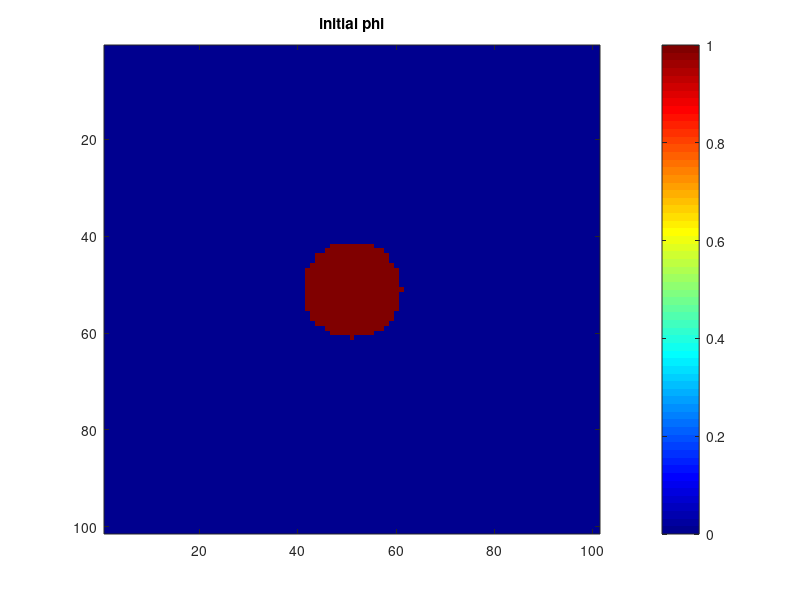

The MATLAB source for this figure: (Note: this script raises an error after producing the figure.)
clc
clear all
close all
format long

addpath('utils');

% dx2 = 0.075;
% dy2 = 0.075;
dx2 = 0.03;
dy2 = 0.03;
nx2 = 100;
ny2 = 100;
dV2 = dx2*dy2;

Cle = 0.394;
Cse = 0.5413;
k = Cse/Cle;
initConc = Cle + 0.50*(Cse-Cle);
% delta=0.5;
aniso= 6.0;
% abar = 0.45;
% epsilonb = 0.5;
% epsilonb = 0.01;
% epsilonb = 1;

delta = 0.02;
epsilonb = 0.01;
tau = 0.0003;

x2 = 0:dx2:nx2*dx2;
y2 = 0:dy2:ny2*dy2;
[X,Y] = meshgrid(x2,y2);
phi = zeros(size(X,1),size(X,2));
conc = initConc*ones(size(X,1),size(X,2));
for i = 1:nx2
    for j = 1:ny2
%         if(((X(j,i) - (nx2/2-5)*dx2)^2 + (Y(j,i) - (ny2/2-5)*dy2)^2)<(15*dx2)^2)
%             phi(j,i) = 1;
%         end
%         if(((X(j,i) - (nx2/2+12)*dx2)^2 + (Y(j,i) - (ny2/2+12)*dy2)^2)<(8*dx2)^2)
%             phi(j,i) = 1;
%         end
        if(((X(j,i) - (nx2/2)*dx2)^2 + (Y(j,i) - (ny2/2)*dy2)^2)<(10*dx2)^2)
            phi(j,i) = 1;
        end
    end
end

tempr = zeros(size(X,1),size(X,2));

figure(1);
imagesc(phi)
colormap jet
colorbar;
title('initial phi');

%% Look Up Table for interpolation of Cs and Cl
LUTnp = 1002;
LUTnc = 1002;
LUTdp = 1./(LUTnp-2);
LUTdc = 1./(LUTnp-2);
flag1 = 1;

if(flag1==0)
    pureCs = zeros(LUTnp, LUTnc);
    pureCl = zeros(LUTnp, LUTnc);
    
    for i1 = 1:LUTnp
        for  j1 = 1:LUTnc
            LUTp = (i1-1)*LUTdp;
            LUTc = (j1-1)*LUTdc;
            [pureCs(i1,j1),pureCl(i1,j1)] = commonTangentConc(LUTp, LUTc, LUTc, LUTc);
        end
    end
else
    load 'pureCs.mat';
    load 'pureCl.mat';
end

figure(2);
subplot(2,1,1);
imagesc(pureCs);

subplot(2,1,2);
imagesc(pureCl);

LUTp  = linspace(-LUTdp, 1+LUTdp, LUTnp);
LUTc  = linspace(-LUTdc, 1+LUTdc, LUTnc);
[LUX, LUY] = meshgrid(LUTc,LUTp);
%[cs, cl] = interpolateCsCl(pureCs,pureCl,LUX,LUY, phi, conc);

smoothpureCs = interp2(pureCs,LUX,LUY, 'spline');
smoothpureCl = interp2(pureCl,LUX,LUY, 'spline');

% figure(3);
% subplot(2,1,1);
% imagesc(smoothpureCs);
% colorbar;
% colormap jet
% title('smooth pure Cs');
% 
% subplot(2,1,2);
% imagesc(smoothpureCl);
% colorbar;
% colormap jet
% title('smooth pure Cl');

Cs = zeros(size(phi,1),size(phi,2));
Cl = zeros(size(phi,1),size(phi,2));
for i =1:size(phi,1)
    for j = 1:size(phi,2)
        [Cs(i,j),Cl(i,j)] = commonTangentConc(phi(i,j), conc(i,j), conc(i,j), conc(i,j));
    end
end
% 
% figure(4);
% subplot(2,1,1);
% imagesc(Cs)
% colorbar;
% colormap jet
% title('initial Cs');
% 
% subplot(2,1,2);
% imagesc(Cl)
% colormap jet
% colorbar
% title('initial Cl');

%% Now start the solver for phase field
dtime = 1e-4;
nstep = 5000;
epsSq = 1.25;
halfWidth =5.0;

for istep = 1:nstep

    istep

    phiold = phi;
    concold = conc;
    Csold = Cs;
    Clold = Cl;
    
    temprold = tempr;

    alpha = 0.9;
    pi = 3.1415926;
    teq = 1;
    gamma = 10;
    % E - Energy
    m = alpha/pi * atan(gamma*(teq-temprold)); 

    %-- calculate angle:
    [phidy, phidx] = gradient_mat_imf(phiold,dx2, dy2);
    atheta = atan2(phidy,phidx);
    xtheta = 0.02;
        
    epsilon = epsilonb*(1.0+delta*cos(aniso*(atheta-xtheta)));
    epsilon_deriv = -epsilonb*aniso*delta*sin(aniso.*(atheta-xtheta));
    
    %calculate first term in phi equation:
    dummyx = epsilon.*epsilon_deriv.*phidx;
    [term1,~] = gradient_mat_imf(dummyx,dx2,dy2);
    
    %calculate second term in phi equation:
    dummyy =-epsilon.*epsilon_deriv.*phidy;
    [~,term2] =gradient_mat_imf(dummyy,dx2,dy2);
    
    %Cll = zeros(size(Cl,1),1);
%     omegaVal = omega(dx2);
    omegaVal = omega(dx2,epsilon);
    fLCL = fL(Cl);
    fSCS = fS(Cs);
    dfLdC = dfLdc(Cl);

    Gprime = linearGPrime(phiold);
    Gdoubleprime = linearGdoublePrime(phiold);
    Hprimee = linearHPrime(phiold).*tempr;
	Hdoubleprimee = linearHdoublePrime(phiold).*tempr;

%     Gp = 2.*phiold-6.*phiold.^2+4.*phiold.^3;
%     Gpp = 2 - 12.*phiold + 12.*phiold.^2;
%     Hp = 30.*phiold.^2 - 60.*phiold.^3 + 30.*phiold.^4;
%     Hpp = 60.*phiold - 180.*phiold.^2 + 120.*phiold.^3;
% 
%     Hp = -phiold.^3 + (1.5-m).*phiold.^2 + (m-0.5).*phiold;
%     Hpp = -3.*phiold.^2 + 2.*(1.5-m).*phiold + (m-0.5);
   
    diffusionPotential = fLCL - fSCS - dfLdC.*(Cl-Cs);

    mPhi = -omegaVal.*Gprime + Hprimee.*diffusionPotential;

    dmPhidPhi = -omegaVal.*Gdoubleprime + Hdoubleprimee.*diffusionPotential;

    S1 = dmPhidPhi.*phiold.*(1-phiold) + mPhi.*(1-2.*phiold);

    S0 = mPhi.*phiold.*(1-phiold) - S1.*phiold;

    lap_phi = laplacian_imf(phiold, dx2, dy2);
    
%     delta_phi = epsSq.*lap_phi + S0 + S1.*phiold;
%    delta_phi = epsilon.^2.*lap_phi + S0 + S1.*phiold;
    delta_phi = term1 +term2 + epsilon.^2.*lap_phi + S0 + S1.*phiold;
%     f_phi = -temprold.*Hp.*diffusionPotential+omegaVal.*Gp;
%     delta_phi = term1 +term2 + epsilon.^2.*lap_phi + phiold.*(1.0-phiold).*(phiold - 0.5 + m);
%     delta_phi = term1 +term2 + epsilon.^2.*lap_phi - f_phi;
%     delta_phi = term1 +term2 + epsilon.^2.*lap_phi + Hp.*diffusionPotential;

%     xi = -1 + 2.*rand(nx2+1,ny2+1);
%     pertub = 0.02;    
%     gphi = phiold.^2.*(1-phiold.^2);
%     
%     pertFun = 16.*xi.*gphi.*pertub;
% %     delta_phi = delta_phi + pertFun;

    phi = phiold + dtime.*delta_phi/tau;
%     phi = phiold + dtime.*delta_phi;
    
   %% concentration
   k = Cs./Cl;
    Qphi = evaluateQ(phiold, k);
    Dc = Qphi;
    Dp = Qphi.*Hprime(phiold).*(Cl-Cs);

    lap_conc = laplacian_imf(concold, dx2, dy2);
    diff_term = Dc.*lap_conc;
    [phidy, phidx] = gradient_mat_imf(phiold,dx2, dy2);

    [~, explicitsource_term_x] = gradient_mat_imf(Dp.*(phidx),dx2,dy2);
    [explicitsource_term_y, ~] = gradient_mat_imf(Dp.*(phidy),dx2,dy2);
    explicitsource_term = explicitsource_term_x + explicitsource_term_y;

    delta_conc = diff_term + explicitsource_term;

    conc = concold + dtime.*delta_conc;

    for i =1:size(phi,1)
        for j = 1:size(phi,2)
        [Cs(i,j),Cl(i,j)] = commonTangentConc(phi(i,j), conc(i,j), conc(i,j), conc(i,j));
        end
    end
    
    %% temperature evolve
    kappa = 2;
%     kk = 192.6;
%     rho = 2800;
%     Cp = 1130;
%     alph = kk/(rho*Cp);
%     L = 389*1000;
    lap_tempr = laplacian_imf(temprold, dx2, dy2);
    tempr = tempr + dtime*lap_tempr + kappa*(phi-phiold);
%     tempr = tempr + alph.*dtime*lap_tempr + L./Cp.*Hprime(phiold).*(phi-phiold);

    figure(7);
    subplot(4,2,1)
    imagesc(phi)
    colormap jet
    colorbar;
    title('current phi_v1');

    subplot(4,2,2)
    imagesc(tempr)
    colorbar;
    title('current tempr');

    subplot(4,2,3)
    imagesc( S0 + S1.*phiold)
    colorbar;
%     caxis([0,1]);
    title('current  S0 + S1.*phiold');

    subplot(4,2,4)
    imagesc(Cl)
    colorbar;
    caxis([0,1]);
    title('current Cl');
    
    subplot(4,2,5)
    imagesc(epsilon.^2)
    colorbar;
    title('epsilon.^2');
    
    subplot(4,2,6)
    imagesc(term1)
    colorbar;
    title('term1');
    
    subplot(4,2,7)
    imagesc(term2)
    colorbar;
    title('term2');
    
    subplot(4,2,8)
    imagesc(m)
    colorbar;
    title('E');
    
    drawnow
    
end